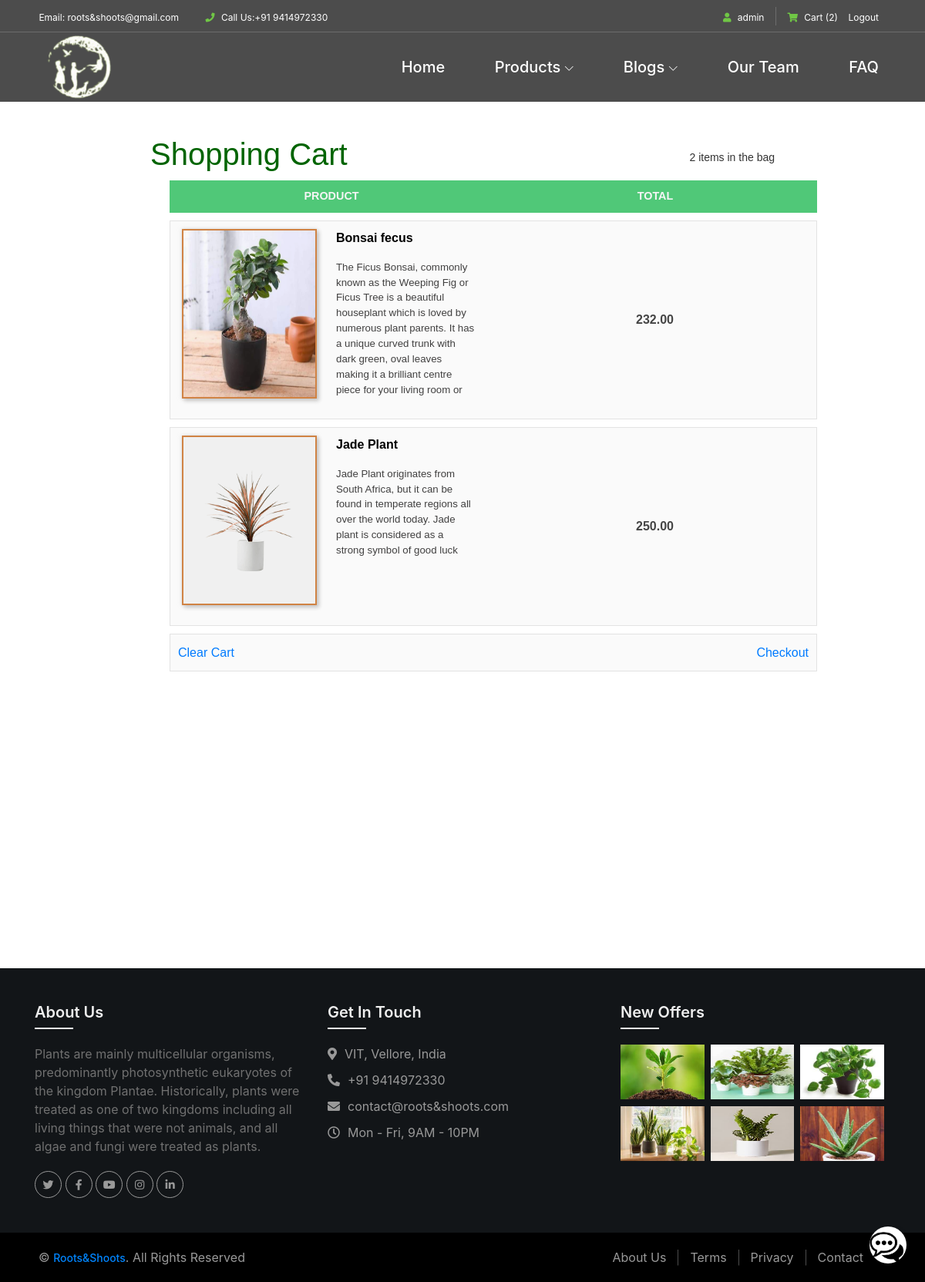
The app's page /cart (signed in) with its own data.
### products/models.py (models this page shows, shortened)
class ItemMain(models.Model):
    title = models.CharField(max_length=50, unique=True)
    price = models.DecimalField(decimal_places=2, max_digits=25)
    description = models.TextField()
    category = models.ForeignKey(ItemsCat, on_delete=models.CASCADE)
    availablity = models.BooleanField(default=False)
    shippingCharges = models.IntegerField(default=0)
    offers = models.IntegerField(default=0)
    plantingAndCare = models.TextField()
    slug = models.SlugField(max_length=50,unique=True, default="", editable=False)
    def __str__(self) -> str:
        return self.title

class ItemsImages(models.Model):
    title = models.ForeignKey(ItemMain, on_delete=models.CASCADE)
    image = models.ImageField(upload_to = 'images')

### products/views.py (the view)
# urls.py: path('cart', views.cart, name='cart'),
@login_required(login_url='login')
def cart(request):
    context = {}
    if request.method == "GET":
        user = request.user
        items = UserCart.objects.filter(
            user = User.objects.filter(username = user)[0]
            )
        l = []
        for i in items:
            ll = []
            item =ItemMain.objects.filter(title = i.title)[0]
            ll.append(ItemsImages.objects.filter(title=item)[0].image)
            ll.append(i.title)
            ll.append(item.description)
            price = item.price
            offer = item.offers
            newPrice = price - (price * offer)//100
            ll.append(newPrice)
            ll.append(i.total)
            l.append(ll)
        context['items'] = l
    return render(request, 'cart.html', context)

### blogs/template_tags/item_count.py (called while the page is built)
@register.simple_tag
def item_count(user):
    count = UserCart.objects.filter(user = user)
    return len(count)

### templates/cart.html (shortened to what this page needs)
{% extends "base.html" %}
{% load static %}
{% block content %}
<link rel="stylesheet" href="{% static 'css/cart.css' %}">
<div id="app">
    <header class="cart-container">
      <h1 style="display: inline;">Shopping Cart</h1>
      <span class="count" style="margin-top: 18px; font-size: 14px;">{{ items|length }} items in the bag</span>
    </header>
    <table class="items">
      <thead>
        <tr>
          <th>Product</th>
          <th>Total</th>
        </tr>
      </thead>
      <tbody>
        {% if items|length is 0 %}
        <tr>
          <td colspan="2" style="text-align: center; height: 100px; font-size: 18px;">
            Your Cart is Empty
          </td>
        </tr>
        {% else %}
          {% for item in items %}
          <tr>
            <td>
              <div class="item">
                <div class="item-front">
                  <img src="/media/{{ item.0 }}" />
                </div>
                <div class="item-back">
                  <img src="/media/{{ item.0 }}" />
                </div>
              </div>
              <p>
                  <span class="itemname">{{ item.1 }}<br /></span>
              </p>
              <p class="description">{{ item.2 }}</p>
            </td>
            <td class="itemTotal">{{ item.3 }}</td>
          </tr>
          {% endfor %}
        {% endif %}
        <tr>
          <td style="text-align: left; font-size: 18px;">
            {% if items|length > 0 %}
              <a style="font-size: 16px; text-decoration: none;" href="{% url 'clear_cart' %}">Clear Cart</a>
            {% endif %}
          </td>
          <td style="text-align: right; font-size: 18px;">
            {% if items|length > 0 %}
              <a style="font-size: 16px; text-decoration: none;" href="{% url 'checkout' %}">Checkout</a>
            {% endif %}
          </td>
        </tr>
      </tbody>
    </table>
</div>
{% endblock %}

### templates/navbar.html (shortened to what this page needs)
{% load static %}
{% load item_count %}
<link rel="stylesheet" href="{% static 'css/home/navbar.css' %}">
<header class="header-area">
    <div class="top-header-area">
        <div class="container">
            <div class="row">
                <div class="col-12">
                    <div class="top-header-content d-flex align-items-center justify-content-between">
                        <div class="top-header-meta">
                            <a href="{% url 'contact' %}" data-toggle="tooltip" data-placement="bottom"><i class="fa fa-envelope-o" aria-hidden="true"></i> <span>Email: roots&shoots@gmail.com</span></a>
                            <a href="{% url 'contact' %}" data-toggle="tooltip" data-placement="bottom"><i class="fa fa-phone" aria-hidden="true"></i> <span>Call Us:+91 9414972330</span></a>
                        </div>
                        <div class="top-header-meta d-flex">
                            {% if user.is_authenticated %}
                            <div class="login">
                                <a href="{% url 'home' %}"><i class="fa fa-user" aria-hidden="true"></i> <span>{{ user }}</span></a>
                            </div>
                             <div class="cart">
                                <a href="{% url 'cart' %}"><i class="fa fa-shopping-cart" aria-hidden="true"></i> <span>Cart <span class="cart-quantity">({% item_count user %})</span></span></a>
                            </div>
                             <div class="login">
                                <a href="{% url 'logout' %}">&nbsp; &nbsp; <span>Logout</span></a>
                            </div>
                            {% endif %}
                        </div>
                    </div>
                </div>
            </div>
        </div>
    </div>
    <div class="alazea-main-menu">
        <div class="classy-nav-container breakpoint-off">
            <div class="container" style="padding: 0px;">
                <nav class="classy-navbar justify-content-between" id="alazeaNav">
                    <a href="{% url 'home' %}" class="nav-brand"><img src="{% static 'images/home/core-img/logo.png' %}" alt="" style="height: 100px;"></a>
                    <div class="classy-menu">
                        <div class="classynav">
                            <ul>
                                <li><a href="{% url 'home' %}">Home</a></li>
                                <li><a href="">Products</a>
                                </li>
                                <li><a href="">Blogs</a>
                                </li>
                                <li><a href="{% url 'our_team' %}">Our Team</a></li>
                                <li><a href="{% url 'faq' %}">FAQ</a></li>
                            </ul>
                        </div>
                    </div>
                </nav>
            </div>
        </div>
    </div>
</header>

### static_in_env/css/cart.css (style rules this page uses)
#app { margin: 20px 5%; padding: 0; font-family: sans-serif; font-size: 12px; height: 1000px; }
.cart-container { width: 90%; margin: 0 auto; overflow: auto; }
header .count { float: right; color: #333333; height: 20px; line-height: 20px; }
@media all and (min-width: 600px) { .cart-container { width: 75%; max-width: 960px; } }
body { font-family: sans-serif; }
.itemname { font-weight: 800; color: black !important; }
h1 { color: #006400; margin-bottom: 0; }
p { line-height: 1.5; }
a { color: #2f8d69; text-decoration: none; border-bottom: 1px solid transparent; -moz-transition: color 0.25s ease-in, border 0.25s ease-in, background-color 0.25s ease-in; -o-transition: color 0.25s ease-in, border 0.25s ease-in, background-color 0.25s ease-in; -webkit-transition: color 0.25s ease-in, border 0.25s ease-in, background-color 0.25s ease-in; transition: color 0.25s ease-in, border 0.25s ease-in, background-color 0.25s ease-in; }
table { width: 100%; color: #454545; justify-content: center; align-items: center; font-size: 16px; }
table.items { border-collapse: separate; border-spacing: 0 10px; }
@media screen and (min-width: 45em) { table.items { width: 60%; position: absolute; left: 140px; } }
@media screen and (min-width: 55em) { table.items { width: 70%; position: absolute; left: 150px; } }
table.items tbody tr { margin-bottom: 10px; background-color: rgba(150, 160, 150, 0.05); }
table.items tbody td { border-top: 1px solid rgba(204, 204, 204, 0.5); border-bottom: 1px solid rgba(204, 204, 204, 0.5); }
table.items tbody td:first-child { border-left: 1px solid rgba(204, 204, 204, 0.5); }
table.items tbody td:last-child { border-right: 1px solid rgba(204, 204, 204, 0.5); }
th { text-transform: uppercase; background: #50c878; color: whitesmoke; padding: 10px 0; text-align: center !important; font-size: 0.9em; }
th:nth-child(2) { display: none; }
@media screen and (min-width: 24em) { th:nth-child(2) { display: table-cell; } }
td { padding: 10px; }
td:first-child { width: 50%; }
td:nth-child(2) { display: none; }
@media screen and (min-width: 24em) { td:nth-child(2) { display: table-cell; } }
td:nth-child(n+2):nth-child(-n+4) { text-align: center; }
td:last-child { font-weight: bold; }
td p { float: left; width: 90%; margin-top: 0; }
@media screen and (min-width: 40em) { td p { width: 55%; } }
@media screen and (min-width: 68em) { table.items { position: absolute; left: 220px; } }
@media screen and (min-width: 68em) { td p { width: 45%; } }
td p.description { color: #414040 !important; display: none; height: 180px; overflow-y: hidden; }
@media screen and (min-width: 57em) { td p.description { font-size: 0.83em; display: inline; } }
.item { display: none; position: relative; z-index: -10 !important; width: 100px; height: 150px; margin-right: 25px; float: left; margin-left: 5px; box-shadow: 3px 3px 5px rgba(0, 0, 0, 0.2) !important; }
.item img { width: 100%; height: 100%; }
.item .item-back { display: none; }
@media screen and (min-width: 57em) { .item { display: block; } }
@media screen and (min-width: 57em) { .item .item-front, .item .item-back { width: 100px; height: 150px; border: 1px solid #c55901; border: 1px solid rgba(197, 89, 1, 0.75); } }
@media screen and (min-width: 62em) { .item { width: 150px; height: 200px; } }
@media screen and (min-width: 62em) { .item .item-front, .item .item-back { display: block; height: 100%; width: 100%; position: absolute; -moz-backface-visibility: hidden; -webkit-backface-visibility: hidden; backface-visibility: hidden; -moz-transition: -moz-transform 250ms; -o-transition: -o-transform 250ms; -webkit-transition: -webkit-transform 250ms; transition: transform 250ms; border: 2px solid #c55901; border: 2px solid rgba(197, 89, 1, 0.75); -moz-box-shadow: 0 0 5px rgba(187, 187, 187, 0.5); -webkit-box-shadow: 0 0 5px rgba(187, 187, 187, 0.5); box-shadow: 0 0 5px rgba(187, 187, 187, 0.5); } }
@media screen and (min-width: 62em) { .item .item-front { -moz-transform: perspective(300) rotateX(0); -webkit-transform: perspective(300) rotateX(0); transform: perspective(300) rotateX(0); z-index: -10 !important; background: #fff; } }
@media screen and (min-width: 62em) { .item .item-back { -moz-transform: rotateX(-180deg); -webkit-transform: rotateX(-180deg); transform: rotateX(-180deg); z-index: -10 !important; background: #fafafa; } }
@media screen and (min-width: 68em) { .item { width: 175px; height: 220px; } }

### static_in_env/css/footer.css (style rules this page uses)
a { transition: .3s; }

### records on screen
ItemMain: image (picture), title "Bonsai fecus", description "The Ficus Bonsai, commonly known as the Weeping Fig or Ficus Tree is a beautiful houseplant which is loved by numerous plant parents. It has a unique curved trunk with dark green, oval leaves making it a brilliant centre piece for your living room or…", item "232.00"
ItemMain: image (picture), title "Jade Plant", description "Jade Plant originates from South Africa, but it can be found in temperate regions all over the world today. Jade plant is considered as a strong symbol of good luck", price "250.00"

### other values on screen
{{ user }} "admin"
{{ items|length }} "2"
